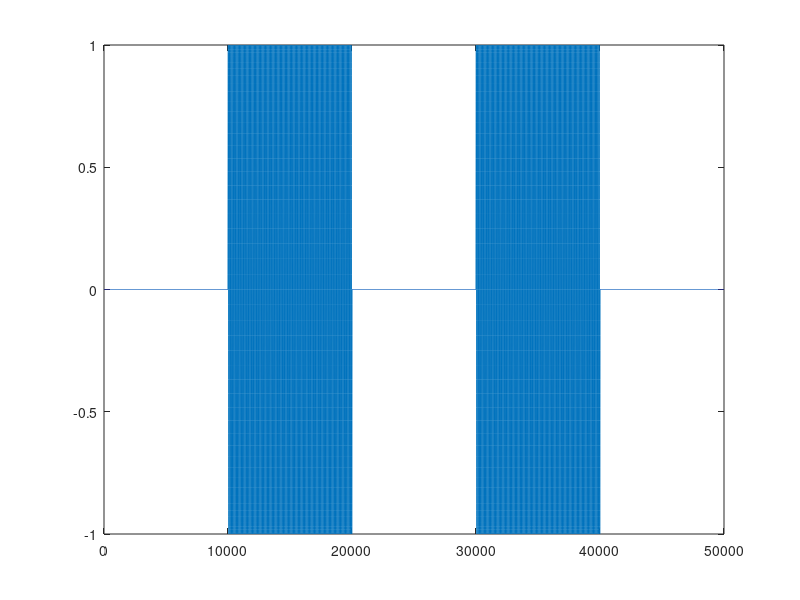

This chart was generated by the following MATLAB code: (Note: this script raises an error after producing the figure.)
clc
clear all
close all
%% 
fs=100e3;
f0=1e3;
len=10000;
t=(0:len-1)/fs;
x=sin(2*pi*f0*t);
y=[zeros(1,len),x,zeros(1,len),x,zeros(1,len)];
figure
plot(y)
figure
stft(y,fs,'Window',kaiser(200,30))
figure
cwt(y,fs)
